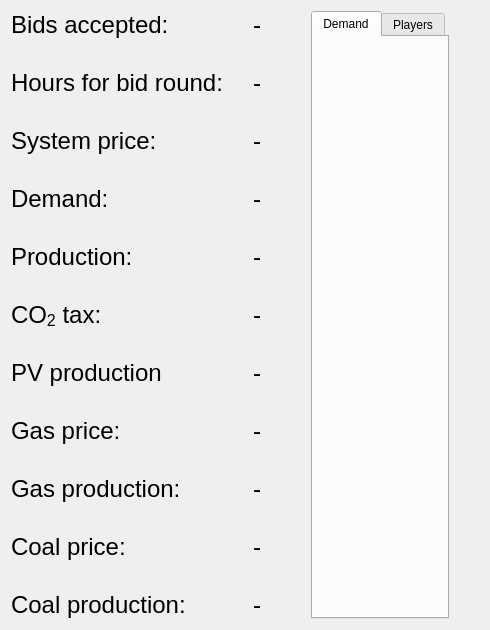
                    <widget class="QWidget" name="tab">
                     <attribute name="title">
                      <string>General</string>
                     </attribute>
                     <layout class="QVBoxLayout" name="verticalLayout_30">
                      <item>
                       <layout class="QHBoxLayout" name="horizontalLayout_22">
                        <property name="spacing">
                         <number>30</number>
                        </property>
                        <property name="rightMargin">
                         <number>30</number>
                        </property>
                        <item>
                         <layout class="QFormLayout" name="formLayout_9">
                          <property name="rightMargin">
                           <number>20</number>
                          </property>
                          <item row="0" column="0">
                           <widget class="QLabel" name="label_77">
                            <property name="font">
                             <font>
                              <pointsize>18</pointsize>
                             </font>
                            </property>
                            <property name="text">
                             <string>Bids accepted:</string>
                            </property>
                           </widget>
                          </item>
                          <item row="1" column="0">
                           <widget class="QLabel" name="label_78">
                            <property name="font">
                             <font>
                              <pointsize>18</pointsize>
                             </font>
                            </property>
                            <property name="text">
                             <string>Hours for bid round:</string>
                            </property>
                           </widget>
                          </item>
                          <item row="2" column="0">
                           <widget class="QLabel" name="label_79">
                            <property name="font">
                             <font>
                              <pointsize>18</pointsize>
                             </font>
                            </property>
                            <property name="text">
                             <string>System price:</string>
                            </property>
                           </widget>
                          </item>
                          <item row="3" column="0">
                           <widget class="QLabel" name="label_80">
                            <property name="font">
                             <font>
                              <pointsize>18</pointsize>
                             </font>
                            </property>
                            <property name="text">
                             <string>Demand:</string>
                            </property>
                           </widget>
                          </item>
                          <item row="4" column="0">
                           <widget class="QLabel" name="label_81">
                            <property name="font">
                             <font>
                              <pointsize>18</pointsize>
                             </font>
                            </property>
                            <property name="text">
                             <string>Production:</string>
                            </property>
                           </widget>
                          </item>
                          <item row="5" column="0">
                           <widget class="QLabel" name="label_82">
                            <property name="font">
                             <font>
                              <pointsize>18</pointsize>
                             </font>
                            </property>
                            <property name="text">
                             <string>CO&lt;sub&gt;2&lt;/sub&gt; tax:</string>
                            </property>
                           </widget>
                          </item>
                          <item row="7" column="0">
                           <widget class="QLabel" name="label_83">
                            <property name="font">
                             <font>
                              <pointsize>18</pointsize>
                             </font>
                            </property>
                            <property name="text">
                             <string>Gas price:</string>
                            </property>
                           </widget>
                          </item>
                          <item row="8" column="0">
                           <widget class="QLabel" name="label_84">
                            <property name="font">
                             <font>
                              <pointsize>18</pointsize>
                             </font>
                            </property>
                            <property name="text">
                             <string>Gas production:</string>
                            </property>
                           </widget>
                          </item>
                          <item row="9" column="0">
                           <widget class="QLabel" name="label_85">
                            <property name="font">
                             <font>
                              <pointsize>18</pointsize>
                             </font>
                            </property>
                            <property name="text">
                             <string>Coal price:</string>
                            </property>
                           </widget>
                          </item>
                          <item row="10" column="0">
                           <widget class="QLabel" name="label_86">
                            <property name="font">
                             <font>
                              <pointsize>18</pointsize>
                             </font>
                            </property>
                            <property name="text">
                             <string>Coal production:</string>
                            </property>
                           </widget>
                          </item>
                          <item row="0" column="1">
                           <widget class="QLabel" name="statistics_round_results_label_bids_accepted">
                            <property name="font">
                             <font>
                              <pointsize>18</pointsize>
                             </font>
                            </property>
                            <property name="text">
                             <string>-</string>
                            </property>
                           </widget>
                          </item>
                          <item row="1" column="1">
                           <widget class="QLabel" name="statistics_round_results_label_hours_for_bid_round">
                            <property name="font">
                             <font>
                              <pointsize>18</pointsize>
                             </font>
                            </property>
                            <property name="text">
                             <string>-</string>
                            </property>
                           </widget>
                          </item>
                          <item row="2" column="1">
                           <widget class="QLabel" name="statistics_round_results_label_system_price">
                            <property name="font">
                             <font>
                              <pointsize>18</pointsize>
                             </font>
                            </property>
                            <property name="text">
                             <string>-</string>
                            </property>
                           </widget>
                          </item>
                          <item row="3" column="1">
                           <widget class="QLabel" name="statistics_round_results_label_demand">
                            <property name="font">
                             <font>
                              <pointsize>18</pointsize>
                             </font>
                            </property>
                            <property name="text">
                             <string>-</string>
                            </property>
                           </widget>
                          </item>
                          <item row="4" column="1">
                           <widget class="QLabel" name="statistics_round_results_label_production">
                            <property name="font">
                             <font>
                              <pointsize>18</pointsize>
                             </font>
                            </property>
                            <property name="text">
                             <string>-</string>
                            </property>
                           </widget>
                          </item>
                          <item row="5" column="1">
                           <widget class="QLabel" name="statistics_round_results_label_co2_tax">
                            <property name="font">
                             <font>
                              <pointsize>18</pointsize>
                             </font>
                            </property>
                            <property name="text">
                             <string>-</string>
                            </property>
                           </widget>
                          </item>
                          <item row="7" column="1">
                           <widget class="QLabel" name="statistics_round_results_label_gas_price">
                            <property name="font">
                             <font>
                              <pointsize>18</pointsize>
                             </font>
                            </property>
                            <property name="text">
                             <string>-</string>
                            </property>
                           </widget>
                          </item>
                          <item row="8" column="1">
                           <widget class="QLabel" name="statistics_round_results_label_gas_production">
                            <property name="font">
                             <font>
                              <pointsize>18</pointsize>
                             </font>
                            </property>
                            <property name="text">
                             <string>-</string>
                            </property>
                           </widget>
                          </item>
                          <item row="9" column="1">
                           <widget class="QLabel" name="statistics_round_results_label_coal_price">
                            <property name="font">
                             <font>
                              <pointsize>18</pointsize>
                             </font>
                            </property>
                            <property name="text">
                             <string>-</string>
                            </property>
                           </widget>
                          </item>
                          <item row="10" column="1">
                           <widget class="QLabel" name="statistics_round_results_label_coal_production">
                            <property name="font">
                             <font>
                              <pointsize>18</pointsize>
                             </font>
                            </property>
                            <property name="text">
                             <string>-</string>
                            </property>
                           </widget>
                          </item>
                          <item row="6" column="0">
                           <widget class="QLabel" name="label_76">
                            <property name="font">
                             <font>
                              <pointsize>18</pointsize>
                             </font>
                            </property>
                            <property name="text">
                             <string>PV production</string>
                            </property>
                           </widget>
                          </item>
                          <item row="6" column="1">
                           <widget class="QLabel" name="statistics_round_results_label_pv_production">
                            <property name="font">
                             <font>
                              <pointsize>18</pointsize>
                             </font>
                            </property>
                            <property name="text">
                             <string>-</string>
                            </property>
                           </widget>
                          </item>
                         </layout>
                        </item>
                        <item>
                         <widget class="QTabWidget" name="statistics_tabWidget_general_plots">
                          <property name="currentIndex">
                           <number>0</number>
                          </property>
                          <widget class="QWidget" name="tab_14">
                           <attribute name="title">
                            <string>Demand</string>
                           </attribute>
                           <layout class="QVBoxLayout" name="verticalLayout_36">
                            <item>
                             <layout class="QHBoxLayout" name="statistics_round_results_horizontalLayout_demand"/>
                            </item>
                           </layout>
                          </widget>
                          <widget class="QWidget" name="tab_15">
                           <attribute name="title">
                            <string>Players</string>
                           </attribute>
                           <layout class="QVBoxLayout" name="verticalLayout_37">
                            <item>
                             <layout class="QHBoxLayout" name="statistics_round_results_horizontalLayout_players"/>
                            </item>
                           </layout>
                          </widget>
                         </widget>
                        </item>
                       </layout>
                      </item>
                     </layout>
                    </widget>
